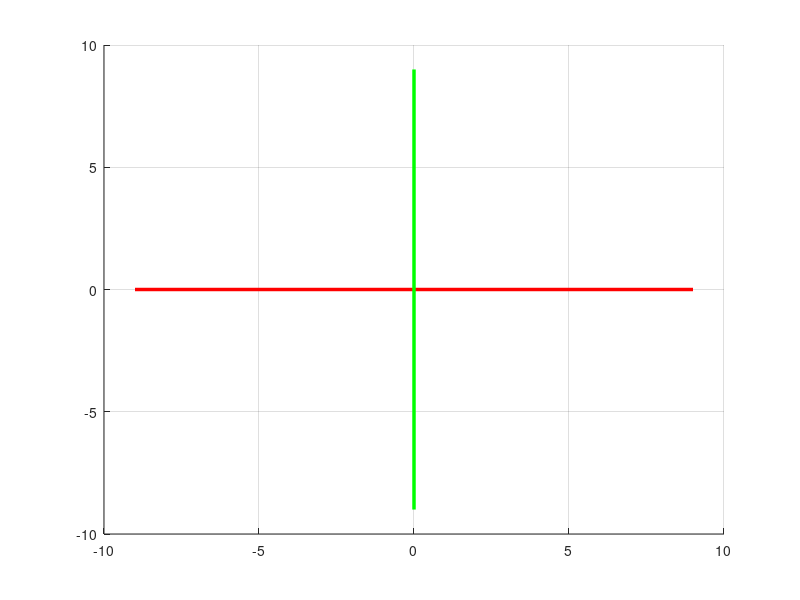

The MATLAB script that drew this image: (Note: this script raises an error after producing the figure.)
close all 
prompt= 'Introduzca el valor (grados) de la rotacion en x (phi):';
phiDeg = input(prompt);

prompt= 'Introduzca el valor (grados) de la rotacion en y (theta):';
thetaDeg = input(prompt);

prompt= 'Introduzca el valor(grados) de la rotacion en y (psi):';
psiDeg = input(prompt);
%------conversiones en radianes
phiRad= deg2rad(phiDeg);
thetaRad= deg2rad(thetaDeg);
psiRad= deg2rad(psiDeg);
for t=0:0.01:phiRad
    clf
    for te=0:0.01:thetaRad
        clf
        for ta=0:0.01:psiRad
            clf
line([-9 9],[0 0],[0 0],'color',[1 0 0],'linewidth',2.5);   %establece el Eje x rojo
line([0 0],[-9 9],[0 0],'color',[0 1 0],'linewidth',2.5);   %establece el Eje y verde
line([0 0],[0 0],[-9 9],'color',[0 0 1],'linewidth',2.5);   %establece el Eje z azul

p1=[0 0 0]; % punto de referencia
p2=[7 0 0]; % punto de referencia
p3=[7 3 0]; % punto de referencia
p4=[0 3 0]; % punto de referencia
p5=[0 0 2]; % punto de referencia
p6=[0 3 2]; % punto de referencia
p7=[7 0 2]; % punto de referencia
p8=[7 3 2]; % punto de referencia

grid on 

imprimir(p1,p2,p3,p4,p5,p6,p7,p8)

view(120,30)
%------------------Matrices de rotacion 

Rx= [1 0 0;0 cos(t) -sin(t); 0 sin(t) cos(t)];
Ry= [cos(te) 0 sin(te) ;0 1 0; -sin(te) 0 cos(te) ];
Rz= [cos(ta) -sin(ta) 0;sin(ta) cos(ta) 0; 0 0 1];

Rt = Rz*Ry*Rx;

p1 = Rx*p1'; % transponerlo es con ' 
p2 = Rx*p2';
p3 = Rx*p3';
p4 = Rx*p4';
p5 = Rx*p5';
p6 = Rx*p6';
p7 = Rx*p7';
p8 = Rx*p8';
imprimir(p1,p2,p3,p4,p5,p6,p7,p8)

p1 = Ry*p1; % transponerlo es con ' 
p2 = Ry*p2;
p3 = Ry*p3;
p4 = Ry*p4;
p5 = Ry*p5;
p6 = Ry*p6;
p7 = Ry*p7;
p8 = Ry*p8;
imprimir(p1,p2,p3,p4,p5,p6,p7,p8)

p1 = Rz*p1; % transponerlo es con ' 
p2 = Rz*p2;
p3 = Rz*p3;
p4 = Rz*p4;
p5 = Rz*p5;
p6 = Rz*p6;
p7 = Rz*p7;
p8 = Rz*p8;
imprimir(p1,p2,p3,p4,p5,p6,p7,p8)
pause (0.01)
        end
    end
end